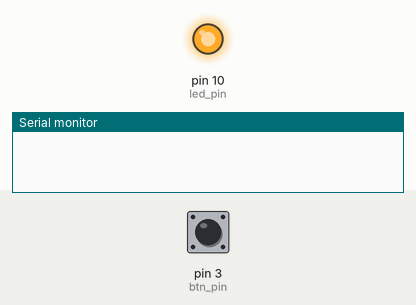
Recording of a sketch running on a simulated Arduino Uno, built with avr-gcc and run on an emulated ATmega328P. Parts: output pins drawn as LEDs (lit = HIGH), the last lines printed to the serial monitor. Inputs (shaded band) come from the test bench; at power-on: pin 3 (btn_pin) HIGH.

Above: at 1.2 s.
1.3 s: pin 3 (btn_pin) pulled LOW for 1 s
3.8 s: pin 3 (btn_pin) pulled LOW for 3.2 s
At 7.7 s:
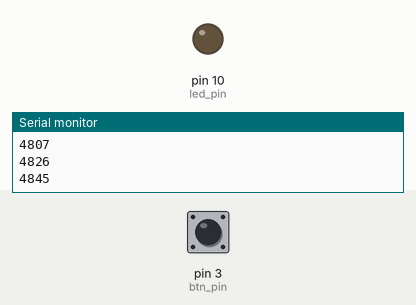
Timing chart, 0 to 9.2 s (numbered marks = the images above; inputs shaded):
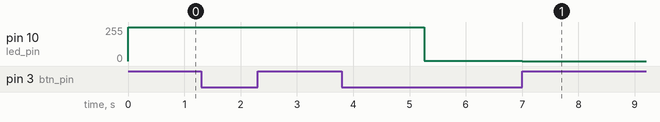

Measured:
- after the input at 3.8 s, pin 10 (led_pin): 255/255 → 1/255 after 1.5 s, → 0/255 1.7 s later

The sketch:

buttonled.ino
```cpp
#define btn_pin 3
#define led_pin 10
#define check_time 20
long int count = 0;
bool click = false;
int a = 255;

void setup() {
  pinMode(btn_pin, INPUT);
  pinMode(led_pin, OUTPUT);
  digitalWrite(led_pin, HIGH);
  Serial.begin(9600);
}

void loop() {
  int val = digitalRead(btn_pin);

  if (val == 0){
    for (int i = 0; i < check_time - 1; i++){
      val = digitalRead(btn_pin);
      if (val == 0){
        count++;
      }
      if(val == 1){
        count--;
      }

    }
  }

  if (count >= 19 and a > 0){
    click = !click;
    analogWrite(led_pin, a);
    a = a - 1;


    Serial.println(count);

  }
  if(val == 1){
    digitalWrite(led_pin, !click);
  count = 0;
  a = 255;
  }
}
```
